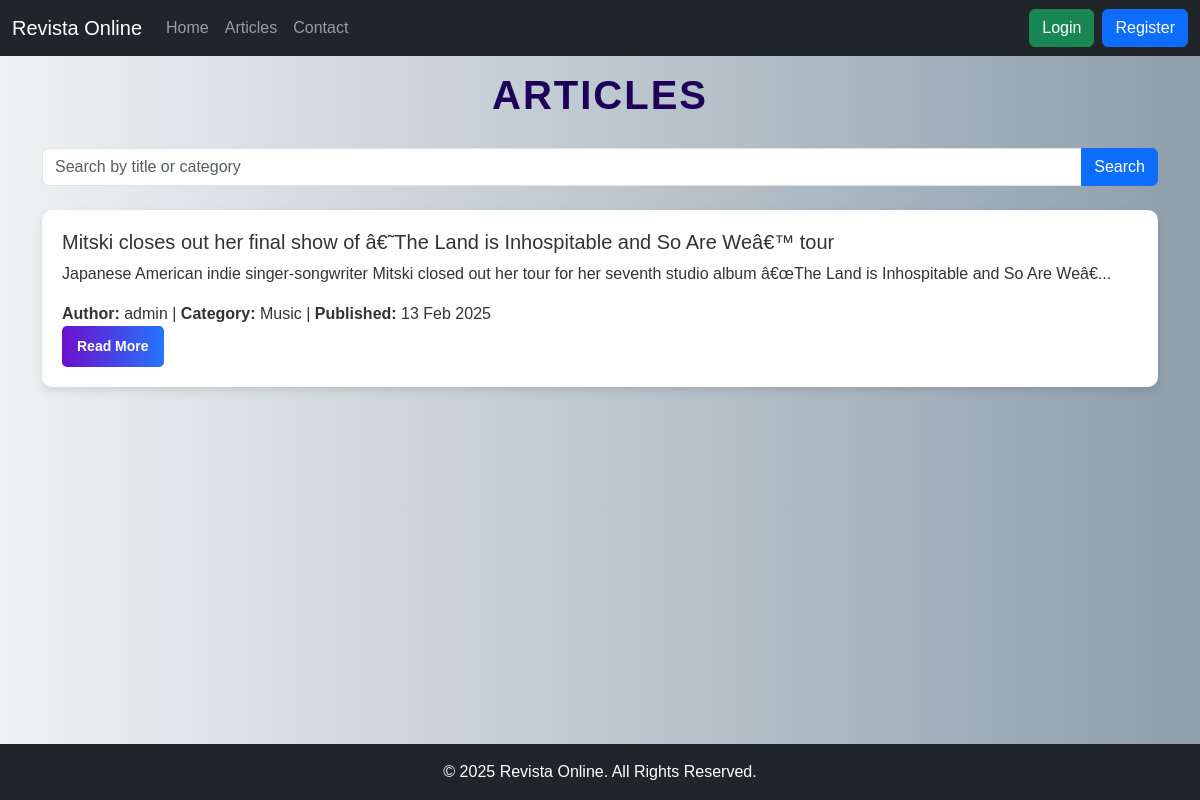
Page /RevistaOnline/articles.php on the committed database.
### tables this page shows
CREATE TABLE `articles` (
  `id` int(11) NOT NULL,
  `title` varchar(255) NOT NULL,
  `content` text NOT NULL,
  `author_id` int(11) DEFAULT NULL,
  `imageUrl` varchar(255) DEFAULT NULL,
  `create_date` datetime DEFAULT current_timestamp(),
  `category` varchar(100) NOT NULL DEFAULT 'General'
);

CREATE TABLE `users` (
  `id` int(11) NOT NULL,
  `username` varchar(30) NOT NULL,
  `password` varchar(255) NOT NULL,
  `email` varchar(30) NOT NULL,
  `role` varchar(6) NOT NULL
);

### RevistaOnline/articles.php (the view, shortened to what this page needs)
<?php
require 'connect.php';
$search = $_GET['search'] ?? '';
$search = trim($search);
$query = "SELECT articles.*, users.username AS author
          FROM articles
          JOIN users ON articles.author_id = users.id";
if ($search) {
    $query .= " WHERE articles.title LIKE ? OR articles.category LIKE ?";
    $stmt = $connect->prepare($query);
    $searchTerm = '%' . $search . '%';
    $stmt->bind_param("ss", $searchTerm, $searchTerm);
    $stmt->execute();
    $result = $stmt->get_result();
} else {
    $query .= " ORDER BY articles.create_date DESC";
    $result = $connect->query($query);
}
?>
<!DOCTYPE html>
<html lang="en">
<head>
    <link href="https://cdn.jsdelivr.net/npm/bootstrap@5.3.0/dist/css/bootstrap.min.css" rel="stylesheet">
    <link rel="stylesheet" href="style/articles.css">
</head>
<body class="d-flex flex-column min-vh-100">
    <?php include('include/navbar.php'); ?>
    <div class="container content">
        <h1 class="text-center mb-4">Articles</h1>
        <form method="GET" class="input-group mb-4">
            <input type="text" name="search" class="form-control" placeholder="Search by title or category" value="<?= htmlspecialchars($search) ?>">
            <button type="submit" class="btn btn-primary">Search</button>
        </form>
        <div>
            <?php if ($result && $result->num_rows > 0) : ?>
                <?php while ($article = $result->fetch_assoc()) : ?>
                    <div class="article-item">
                        <div class="article-content">
                            <h5><?= htmlspecialchars($article['title']) ?></h5>
                            <p><?= htmlspecialchars(substr($article['content'], 0, 150)) . '...' ?></p>
                            <div class="article-footer">
                                <strong>Author:</strong> <?= htmlspecialchars($article['author']) ?> |
                                <strong>Category:</strong> <?= htmlspecialchars($article['category']) ?> |
                                <strong>Published:</strong> <?= date('d M Y', strtotime($article['create_date'])) ?>
                            </div>
                        </div>
                        <a href="user_view_article.php?id=<?= urlencode($article['id']) ?>" class="btn btn-sm btn-primary read-more-btn">Read More</a>
                    </div>
                <?php endwhile; ?>
            <?php else : ?>
                <div class="alert alert-warning">No articles found.</div>
            <?php endif; ?>
        </div>
    </div>
    <?php include('include/footer.php'); ?>
</body>
</html>

### RevistaOnline/style/articles.css (style rules this page uses)
body { display: flex; flex-direction: column; min-height: 100vh; background: linear-gradient(to right, #eef2f3, #8e9eab); font-family: 'Arial', sans-serif; color: #333; }
h1 { font-size: 2.5rem; font-weight: bold; color: #1c005a; text-transform: uppercase; letter-spacing: 2px; text-align: center; padding-top: 15px; padding-bottom: 5px; }
.article-item { border: none; padding: 20px; margin-bottom: 20px; border-radius: 10px; background: #ffffff; box-shadow: 0px 4px 10px rgba(0, 0, 0, 0.1); transition: transform 0.3s ease, box-shadow 0.3s ease; }
.article-content { display: flex; flex-direction: column; }
.read-more-btn { background: linear-gradient(to right, #6a11cb, #2575fc); border: none; color: white; padding: 10px 15px; border-radius: 5px; font-weight: bold; transition: all 0.3s ease; align-self: flex-end; }
.content { flex : 1; }

### rows in the picture
articles: title "Mitski closes out her final show of â€˜The Land is Inhospitable and So Are Weâ€™ tour", content "Japanese American indie singer-songwriter Mitski closed out her tour for her seventh studio album â€œThe Land is Inhospitable and So Are Weâ€", author.username "admin", category "Music", create_date "13 Feb 2025"
